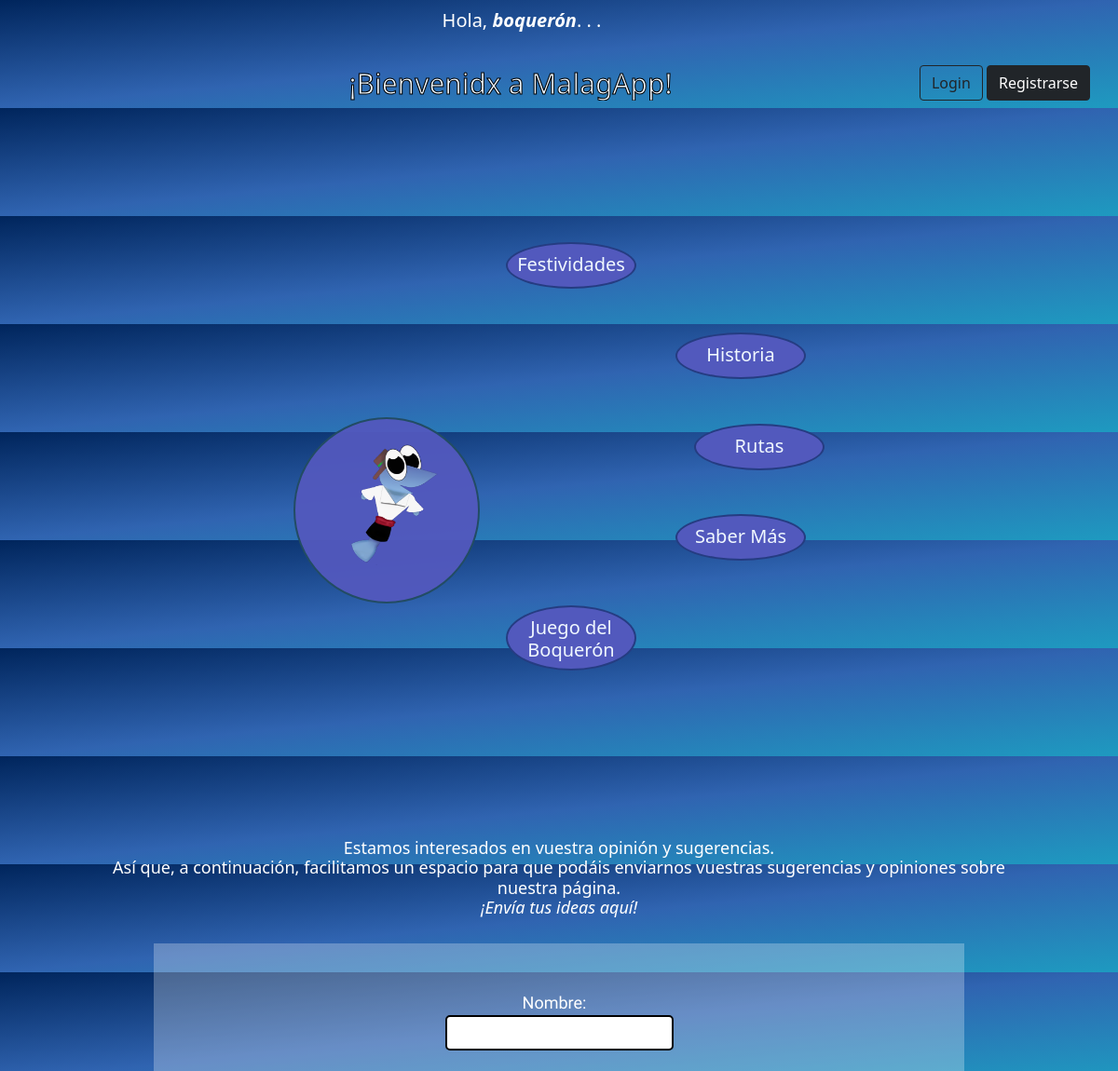
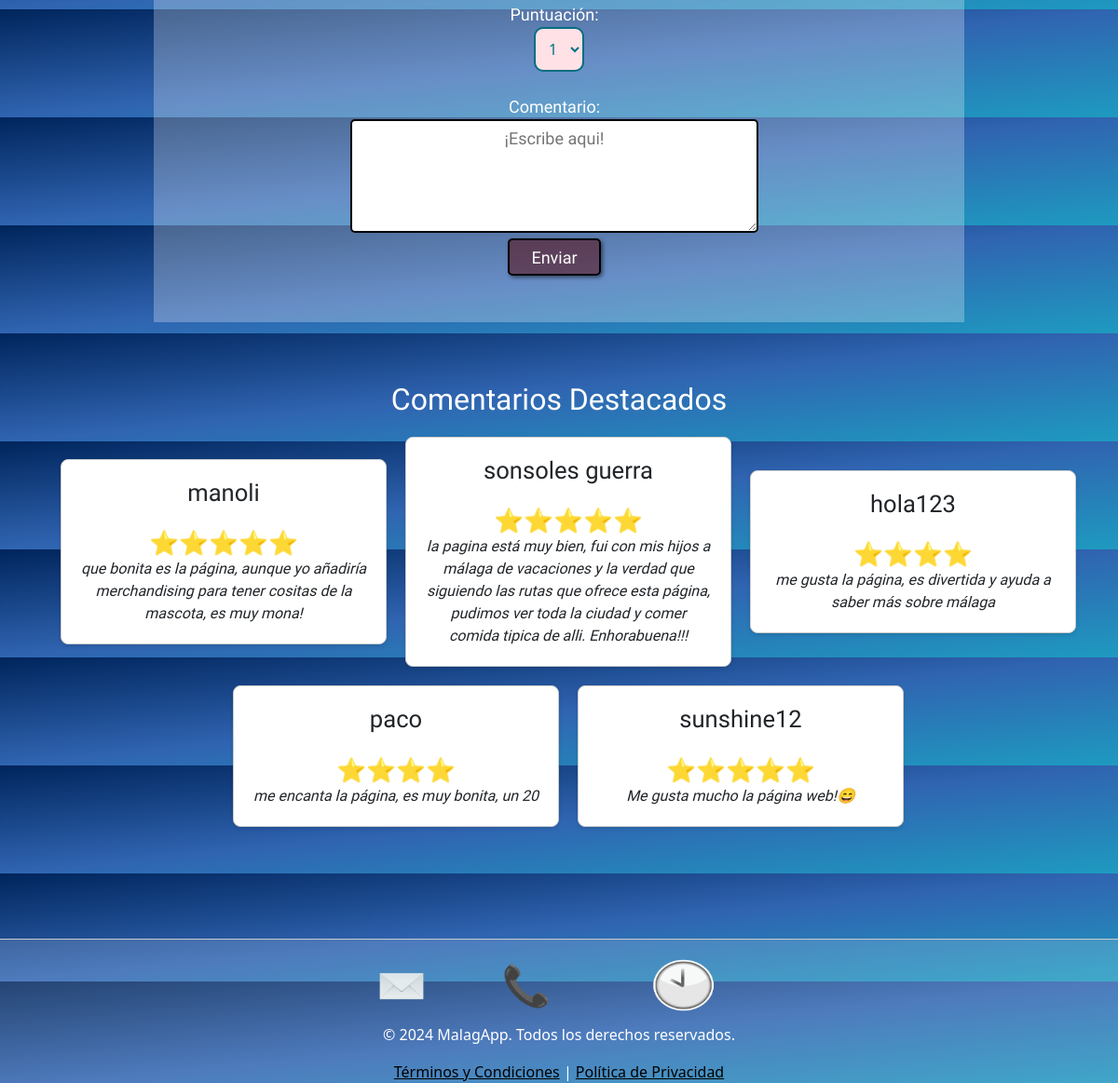
The page / on the database its author committed (2 pictures, top to bottom).
### tables this page shows
CREATE TABLE `comentarios` (
  `id` int(11) NOT NULL,
  `nombre` varchar(100) NOT NULL,
  `puntuacion` int(1) NOT NULL CHECK (`puntuacion` between 1 and 5),
  `comentario` text NOT NULL
);

### index.php (the view, shortened to what this page needs)
<!DOCTYPE html>
<html lang="en">
<head>
    <link rel="stylesheet" href="./css/style.css">
    <link rel="stylesheet" href="./css/mediaQueryIndex.css">
    <link rel="stylesheet" href="./css/formulario.css" type="text/css">
    <link href="https://cdn.jsdelivr.net/npm/bootstrap@5.0.2/dist/css/bootstrap.min.css" rel="stylesheet">
</head>
<body class="body">
    <div class="usuario">
        <?php
        if (isset($_SESSION['usuario'])) {
            echo "<h5 style='color:white;text-align:center;margin-top: 10px;'>¡Bienvenidx de vuelta, <strong><i>" . $_SESSION['usuario'] . "</i></strong>!</h5>";
        } else {
            echo "<h5 style='color:white;text-align:center; margin-top: 10px; margin-right: 80px;'> Hola,  <strong><i>boquerón</i></strong>. . . </h5>";
        }
        ?>
    </div>
    <div class="titulo">
        <h1>¡Bienvenidx a MalagApp!</h1>
        <?php
        if (!isset($_SESSION['usuario'])) {
            echo "<div style='float:right; position: fixed;top: 70px; right: 30px; z-index:1000;'>
                  <input type='button' class='btn btn-outline-dark' value='Login' id='login'>
                  <input type='button' class='btn btn-dark' value='Registrarse' id='registro'>
              </div>";
        } else if (isset($_SESSION['usuario'])) {
            echo "<div class='cerrarSesion' style='float:right><form action='funcionCerrarSesion.php' method='post'><input type='submit' class='btn btn-outline-dark' value='Cerrar Sesión'></form>";
        }
        ?>
    </div>
    <div class="paginaPrincipal">
        <div class="containerGrande">
            <div class="logo" id="logo">
                <img src="./logoBoqueroncio.png" alt="logotipo MalaApp">
            </div>
            <div class="menu">
                <div class="festividades" id="festividades" type='button'>
                    <h5>Festividades</h5>
                </div>
                <div class="historia" id="historia" type='button'>
                    <h5>Historia</h5>
                </div>
                <div class="rutas" id="rutas" type='button'>
                    <h5>Rutas</h5>
                </div>
                <div class="opcion" id="opcion" type='button'>
                    <h5>Saber Más</h5>
                </div>
                <div class="juego" id="juego" type='button'>
                    <h5>Juego del <br>Boquerón</h5>
                </div>
            </div>
        </div>
        <div class="opiniones">
            <h4>Estamos interesados en vuestra opinión y sugerencias.</br> Así que, a continuación, facilitamos
                un espacio para que podáis enviarnos vuestras sugerencias y opiniones sobre nuestra página.</br>
                <em>¡Envía tus ideas aquí!</em>
            </h4><br>
        </div>
        <form action="funcionesRutas.php" method="post" id="formulario">
            <label for="nombre">Nombre:</label><br>
            <input type="text" id="nombre" name="nombre" required><br><br>
            <label for="puntuacion">Puntuación:</label><br>
            <select id="puntuacion" name="puntuacion" required>
                <option value="1">1</option>
            </select>
            <br><br>
            <label for="comentario">Comentario:</label><br>
            <textarea id="comentario" name="comentario" rows="4" cols="40" placeholder="¡Escribe aqui!"></textarea><br>
            <input type="submit" value="Enviar" id="enviar">
        </form>
        <h2 id="tituloComent">Comentarios Destacados</h2>
        <div id="comentariosDestacados">
            <br>
            <?php
            $servername = "localhost";
            $username = "root";
            $password = "";
            $dbname = "proyectofinal";
            $conn = new mysqli($servername, $username, $password, $dbname);
            $sql = "SELECT nombre, puntuacion, comentario FROM comentarios WHERE puntuacion IN (4, 5) ORDER BY id DESC LIMIT 5";
            $result = $conn->query($sql);
            if ($result->num_rows > 0) {
                while ($row = $result->fetch_assoc()) {
                    echo "<div class='comentario' style='display: inline-block; height: auto; margin-right: 20px; padding: 20px; -webkit-line-clamp: 5; overflow: hidden;'>";
                    echo "<h3 style='width: auto; heigth: auto;overflow-wrap: break-word;'>" . htmlspecialchars($row['nombre']) . "</h3></br>" . "<h3>" . str_repeat("⭐", $row['puntuacion']) . "</h3>";
                    echo "<p style='margin: 0; -webkit-line-clamp: 4;-webkit-box-orient: vertical; overflow-wrap: break-word;'>" . htmlspecialchars($row['comentario']) . "</p>";
                    echo "</div>";
                }
            } else {
                echo "No hay comentarios destacados disponibles.";
            }
            ?>
        </div>
        <footer>
            <div class="info">
                <button onclick="mostrarModal1()"><img class="img1" src="./css/img/sobre.png" alt="email"></button>
                <button onclick="mostrarModal2()"><img class="img1" src="./css/img/telf.png" alt="telefono"></button>
                <button onclick="mostrarModal3()"><img class="img2" src="./css/img/reloj.png" alt="horario atencion al cliente"></button>
            </div>
            <p>&copy; 2024 MalagApp. Todos los derechos reservados.</p>
            <p><a href="#">Términos y Condiciones</a> | <a href="#">Política de Privacidad</a></p>
        </footer>
    </div>
</body>
</html>

### css/mediaQueryIndex.css (style rules this page uses)
@media (max-width: 1208px) { .titulo { position: relative; margin-right: 30px; } }
@media (max-width: 1208px) { .titulo > h1 { font-size: 30px; justify-content: center; text-align: center; margin-right: 35%; } }
@media (max-width: 1208px) { .logo { width: 200px; height: 200px; left: 20%; margin-top: 16%; } }
@media (max-width: 1208px) { .logo > img { width: 60%; height: 70%; margin-left: 10px; margin-top: 20px; } }
@media (max-width: 1208px) { input { margin:0; padding-left: 0; font-size: small; } }
@media (max-width: 1208px) { .menu { margin-top: -12%; margin-left: 15%; margin-bottom: 10%; } }
@media (max-width: 1208px) { .festividades, .historia, .juego, .rutas, .opcion { margin-top: 25%; } }
@media (max-width: 1208px) { .rutas { margin-left: 50px; } }
@media (max-width: 1208px) { .historia, .opcion { margin-left: 30px; } }
@media (max-width: 1208px) { .opiniones { font-size: small; } }
@media (max-width: 1208px) { .containerGrande { margin-top: 20%; } }

### css/formulario.css (style rules this page uses)
form { justify-content: center; display: block; align-items: center; text-align: center; }
label, textarea, input[type="submit"] { font-family: "viga"; justify-content: center; margin-right: 10px; }
#enviar { background-color: #5b000080; color: white; border:solid 1px rgb(0, 0, 0); border-radius: 20%; font-family: "viga"; width: 100px; height: 40px; box-shadow: 2px 2px 4px rgba(0, 0, 0, 0.5); }
#comentario, input { border: 2px solid black; border-radius: 5px; font-family: "viga"; padding: 5px; }
#comentario::placeholder { font-family: "viga"; text-align: center; }
select#puntuacion { padding: 10px; border-radius: 10px; background-color: rgb(255, 225, 230) !important; color: rgb(0, 113, 128) !important; border: 2px solid rgb(0, 109, 128) !important; font-size: 16px; }
select#puntuacion option { background-color: rgb(255, 227, 232) !important; color: rgb(0, 19, 128) !important; }
#comentariosDestacados { font-family: "viga"; margin-top: 20px; text-align: center; margin-left: 40px; }
.comentario { width: 350px; height: 200px; background-color: #fff; border: 1px solid #ccc; border-radius: 8px; padding: 15px; margin-bottom: 20px; font-family: "viga"; box-shadow: 0 2px 4px rgba(0, 0, 0, 0.1); }
.comentario h3 { margin: 0; font-size: 1.6em; font-family: "viga"; }
.comentario p { margin: 5px 0 0; font-size: 1em; font-style: oblique; margin-top: 30px; font-family: "viga"; }
#tituloComent { text-align: center; font-family: "viga"; margin-top: 40px ; }

### index.php (style rules this page uses)
footer { width: 100%; background-color: rgba(255, 255, 255, 0.144); border-top: 1px solid #ccc; box-shadow: 0px -2px 5px 0px rgba(0, 0, 0, 0.007); height: 100%; text-align: center; padding-top: 20px; margin-bottom: -16px; }
footer>p { text-align: center; color: white; margin-top: 10px; }
a { color: black; }

### rows shown on the page
comentarios: nombre "manoli", puntuacion "⭐⭐⭐⭐⭐", comentario "que bonita es la página, aunque yo añadiría merchandising para tener cositas de la mascota, es muy mona!"
comentarios: nombre "sonsoles guerra", puntuacion "⭐⭐⭐⭐⭐", comentario "la pagina está muy bien, fui con mis hijos a málaga de vacaciones y la verdad que siguiendo las rutas que ofrece esta página, pudimos ver toda la ciudad y comer comida tipica de alli. Enhorabuena!!!"
comentarios: nombre "hola123", puntuacion "⭐⭐⭐⭐", comentario "me gusta la página, es divertida y ayuda a saber más sobre málaga"
comentarios: nombre "paco", puntuacion "⭐⭐⭐⭐", comentario "me encanta la página, es muy bonita, un 20"
comentarios: nombre "sunshine12", puntuacion "⭐⭐⭐⭐⭐", comentario "Me gusta mucho la página web!😄"
